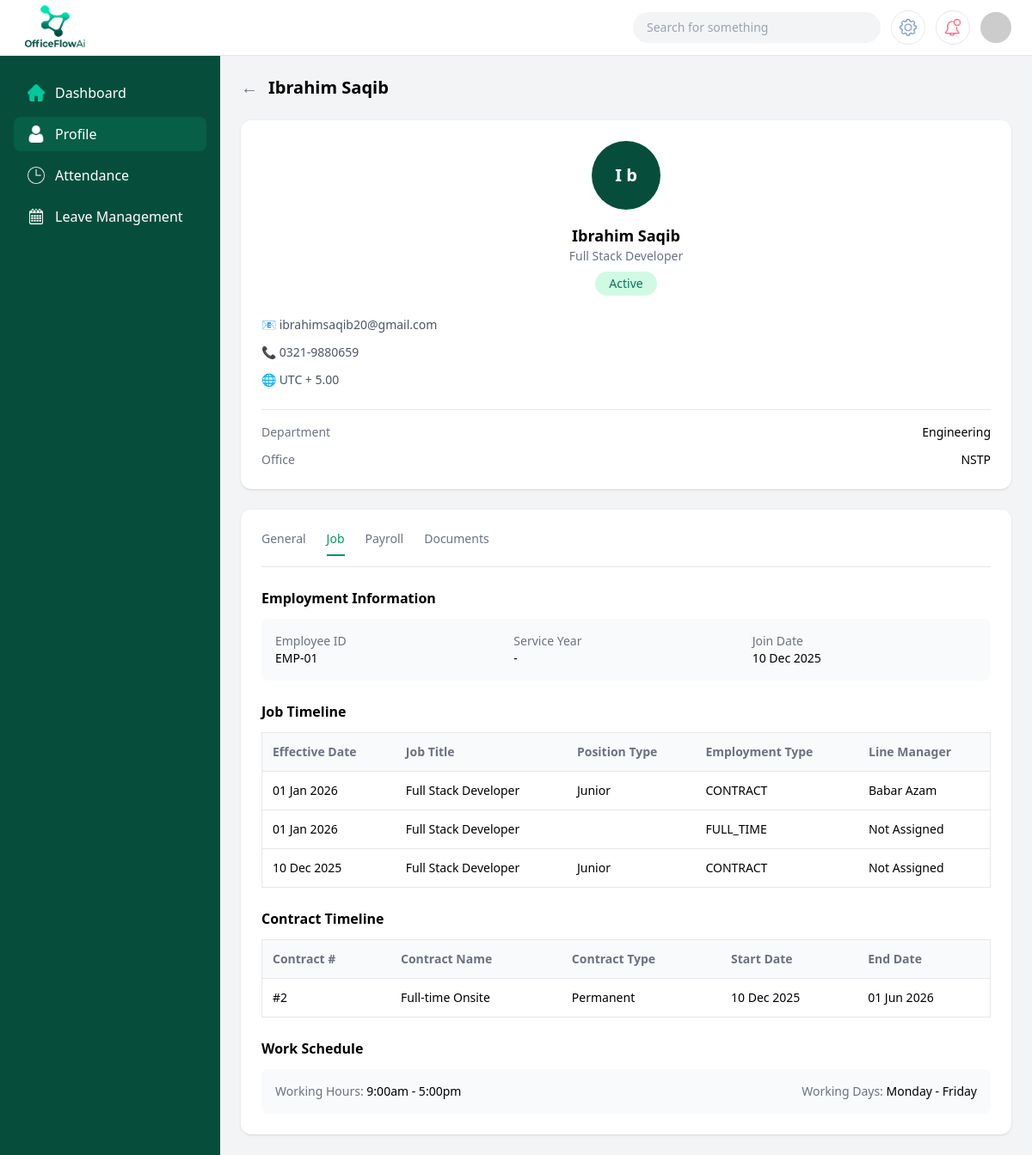
Page /employees/EMP-01/job/ (signed in) on the committed database.
### core/models.py (models this page shows)
class EmployeeProfile(models.Model):
    user = models.OneToOneField(User, on_delete=models.CASCADE)
    employee_id = models.CharField(max_length=20, unique=True)
    department = models.CharField(
        max_length=30,
        choices=[
            ('ENGINEERING', 'Engineering'),
            ('PROCUREMENT', 'Procurement'),
            ('FINANCE', 'Finance'),
            ('CONSTRUCTION', 'Construction'),
            ('HSE', 'HSE'),
        ]
    )
    job_title = models.CharField(max_length=100)
    office = models.CharField(max_length=100, blank=True)
    employment_type = models.CharField(
        max_length=20,
        choices=[
            ('FULL_TIME', 'Full Time'),
            ('PART_TIME', 'Part Time'),
            ('CONTRACT', 'Contract'),
        ]
    )
    status = models.CharField(
        max_length=20,
        choices=[
            ('ACTIVE', 'Active'),
            ('INACTIVE', 'Inactive'),
            ('TERMINATED', 'Terminated'),
        ],
        default='ACTIVE'
    )
    join_date = models.DateField()
    exit_date = models.DateField(null=True, blank=True)
    created_at = models.DateTimeField(auto_now_add=True)

class EmployeePersonalInfo(models.Model):
    employee = models.OneToOneField(EmployeeProfile, on_delete=models.CASCADE)
    full_name = models.CharField(max_length=150)
    gender = models.CharField(
        max_length=10,
        choices=[('MALE','Male'), ('FEMALE','Female'), ('OTHER','Other')]
    )
    date_of_birth = models.DateField()
    marital_status = models.CharField(max_length=20)
    email = models.EmailField()
    phone_number = models.CharField(max_length=20)
    personal_id = models.CharField(max_length=50)  # CNIC / Passport
    emergency_contact = models.CharField(max_length=20)
    timezone = models.CharField(max_length=50, default='UTC+5')

class JobHistory(models.Model):
    employee = models.ForeignKey(EmployeeProfile, on_delete=models.CASCADE)
    effective_date = models.DateField()
    job_title = models.CharField(max_length=100)
    position_type = models.CharField(max_length=50)
    employment_type = models.CharField(max_length=20)
    line_manager = models.CharField(max_length=50, default="Not Assigned")
    created_at = models.DateTimeField(auto_now_add=True)

class EmploymentContract(models.Model):
    employee = models.ForeignKey(EmployeeProfile, on_delete=models.CASCADE)
    contract_number = models.CharField(max_length=50)
    contract_name = models.CharField(max_length=100)
    contract_type = models.CharField(max_length=50)
    start_date = models.DateField()
    end_date = models.DateField(null=True, blank=True)
    is_active = models.BooleanField(default=True)

class WorkSchedule(models.Model):
    employee = models.OneToOneField(EmployeeProfile, on_delete=models.CASCADE)
    working_hours = models.CharField(max_length=50)   # "9:00am – 5:00pm"
    working_days = models.CharField(max_length=100)   # "Mon – Fri"

### core/views.py (the view)
def employee_job_view(request, employee_id):
    if not can_access_employee(request.user, employee_id):
        messages.error(request, "You don't have permission to access this page.")
        return redirect("login")
    employee = _get_employee_or_404(employee_id)
    job_history = JobHistory.objects.filter(employee=employee).order_by("-effective_date")
    contracts = EmploymentContract.objects.filter(employee=employee).order_by("-start_date")
    schedule = getattr(employee, "workschedule", None)
    from datetime import date
    today = date.today()
    service_years = None
    if employee.join_date:
        service_years = (today - employee.join_date).days // 365
    context = {
        "employee": employee,
        "job_history": job_history,
        "contracts": contracts,
        "schedule": schedule,
        "service_years": service_years,
    }
    return render(request, "employeePages/employee2.html", context)

### core/views.py (called while the page is built)
def can_access_employee(user, employee_id):
    if not user.is_authenticated:
        return False
    if user.is_superuser or user.groups.filter(name='HR').exists():
        return True
    try:
        profile = EmployeeProfile.objects.get(user=user)
        return profile.employee_id == employee_id
    except EmployeeProfile.DoesNotExist:
        return False

def _get_employee_or_404(employee_id: str) -> EmployeeProfile:
    return get_object_or_404(EmployeeProfile, employee_id=employee_id)

### core/templates/employeePages/employee2.html (shortened to what this page needs)
{% load static %}
<!DOCTYPE html>
<html lang="en">
  <head>
    <script src="https://cdn.tailwindcss.com"></script>
  </head>
  <body class="bg-gray-100">
    <header class="fixed top-0 left-0 right-0 z-50 bg-white border-b">
      <div class="flex items-center justify-between px-6 h-16">
        <img
          src="{% static 'assets/img/brand/OfficeFlowAi.png' %}"
          class="h-20 w-20"
          alt="OfficeFlowAi Logo"
        />
        <div class="flex items-center gap-3">
          <div
            class="hidden md:flex items-center bg-gray-100 rounded-full px-4 py-2 w-72"
          >
            <input
              type="text"
              placeholder="Search for something"
              class="bg-transparent outline-none text-sm w-full"
            />
          </div>
          <button
            class="w-10 h-10 flex items-center justify-center border rounded-full"
          >
            <img
              src="{% static 'assets/img/icons/common/settings 1.png' %}"
              class="w-5"
              alt="Settings"
            />
          </button>
          <button
            class="w-10 h-10 flex items-center justify-center border rounded-full"
          >
            <img
              src="{% static 'assets/img/icons/common/002-notification-1.png' %}"
              class="w-5"
              alt="Notifications"
            />
          </button>
          <img
            src="https://i.pravatar.cc/40"
            class="w-9 h-9 rounded-full"
            alt="User Avatar"
          />
        </div>
      </div>
    </header>
    <div class="flex pt-16">
      <aside
        class="hidden lg:block w-64 bg-emerald-900 min-h-screen fixed text-white"
      >
        <nav class="px-4 py-6 space-y-2">
          <a
            href="{% url 'employee_dashboard' employee.employee_id %}"
            class="flex items-center gap-3 px-4 py-2 rounded-lg hover:bg-emerald-800"
          >
            <img
              src="{% static 'assets/img/icons/common/home 2.png' %}"
              class="w-5"
              alt="Dashboard"
            />
            Dashboard
          </a>
          <a
            href="{% url 'employee_general' employee.employee_id %}"
            class="flex items-center gap-3 px-4 py-2 rounded-lg bg-emerald-800"
          >
            <img
              src="{% static 'assets/img/icons/common/user 3 1.png' %}"
              class="w-5"
              alt="Employees"
            />
            Profile
          </a>
          <a
            href="{% url 'employee_attendance' employee.employee_id %}"
            class="flex items-center gap-3 px-4 py-2 rounded-lg hover:bg-emerald-800"
          >
            <img
              src="{% static 'assets/img/icons/common/clock.png' %}"
              class="w-5 filter invert"
              alt="Attendance"
            />
            Attendance
          </a>
          <a
            class="flex items-center gap-3 px-4 py-2 rounded-lg hover:bg-emerald-800"
          >
            <img
              src="{% static 'assets/img/icons/common/calendar.png' %}"
              class="w-5"
              alt="Leave Management"
            />
            Leave Management
          </a>
        </nav>
      </aside>
      <main class="flex-1 lg:ml-64 p-6">
        <div class="flex items-center gap-3 mb-6">
          <button class="text-gray-500 text-xl" onclick="history.back()">
            &#8592;
          </button>
          <h1 class="text-xl font-semibold">
            {{ employee.employeepersonalinfo.full_name }}
          </h1>
        </div>
        <div class="grid grid-cols-1 xl:grid-cols-3 gap-6">
          <div class="bg-white rounded-xl shadow p-6 self-start">
            <div class="flex flex-col items-center text-center">
              <div
                class="w-20 h-20 rounded-full flex items-center justify-center text-xl font-semibold text-white mb-4"
                style="background-color: #064e3b"
              >
                {{ employee.employeepersonalinfo.full_name|slice:":1" }}
                {{employee.employeepersonalinfo.full_name|slice:"1:2" }}
              </div>
              <h2 class="font-semibold text-lg">
                {{ employee.employeepersonalinfo.full_name }}
              </h2>
              <p class="text-sm text-gray-500">{{ employee.job_title }}</p>
              <span
                class="mt-2 px-4 py-1 text-sm bg-emerald-100 text-emerald-700 rounded-full"
              >
                {{ employee.get_status_display }}
              </span>
            </div>
            <div class="mt-6 space-y-3 text-sm text-gray-600">
              <div>📧 {{ employee.employeepersonalinfo.email }}</div>
              <div>📞 {{ employee.employeepersonalinfo.phone_number }}</div>
              <div>🌐 {{ employee.employeepersonalinfo.timezone }}</div>
            </div>
            <div class="border-t mt-6 pt-4 space-y-3 text-sm">
              <div class="flex justify-between">
                <span class="text-gray-500">Department</span>
                <span class="font-medium"
                  >{{employee.get_department_display|default:employee.department}}
                </span>
              </div>
              <div class="flex justify-between">
                <span class="text-gray-500">Office</span>
                <span class="font-medium">{{ employee.office }}</span>
              </div>
            </div>
          </div>
          <div class="xl:col-span-2 bg-white rounded-xl shadow p-6 space-y-6">
            <div class="border-b pb-3 flex gap-6 text-sm font-medium">
              <a
                href="{% url 'employee_general' employee.employee_id %}"
                class="text-gray-500"
                >General</a
              >
              <span class="text-emerald-600 border-b-2 border-emerald-600 pb-2"
                >Job</span
              >
              <a
                href="{% url 'employee_payroll' employee.employee_id %}"
                class="text-gray-500"
                >Payroll</a
              >
              <a
                href="{% url 'employee_documents' employee.employee_id %}"
                class="text-gray-500"
                >Documents</a
              >
            </div>
            <div>
              <div class="flex justify-between mb-3">
                <h3 class="font-semibold">Employment Information</h3>
              </div>
              <div
                class="grid grid-cols-1 md:grid-cols-3 gap-4 bg-gray-50 p-4 rounded-lg text-sm"
              >
                <div>
                  <p class="text-gray-500">Employee ID</p>
                  <p class="font-medium">{{ employee.employee_id }}</p>
                </div>
                <div>
                  <p class="text-gray-500">Service Year</p>
                  <p class="font-medium">
                    {% if service_years %} {{ service_years }} Year{{
                    service_years|pluralize }} {% else %} - {% endif %}
                  </p>
                </div>
                <div>
                  <p class="text-gray-500">Join Date</p>
                  <p class="font-medium">
                    {{ employee.join_date|date:'d M Y' }}
                  </p>
                </div>
              </div>
            </div>
            <div>
              <div class="flex justify-between mb-3">
                <h3 class="font-semibold">Job Timeline</h3>
              </div>
              <div class="overflow-x-auto">
                <table class="w-full text-sm border rounded-lg">
                  <thead class="bg-gray-50 text-gray-500">
                    <tr>
                      <th class="p-3 text-left">Effective Date</th>
                      <th class="p-3 text-left">Job Title</th>
                      <th class="p-3 text-left">Position Type</th>
                      <th class="p-3 text-left">Employment Type</th>
                      <th class="p-3 text-left">Line Manager</th>
                    </tr>
                  </thead>
                  <tbody>
                    {% for j in job_history %}
                    <tr class="border-t">
                      <td class="p-3">{{ j.effective_date|date:'d M Y' }}</td>
                      <td class="p-3">{{ j.job_title }}</td>
                      <td class="p-3">{{ j.position_type }}</td>
                      <td class="p-3">{{ j.employment_type }}</td>
                      <td class="p-3">{{j.line_manager}}</td>
                    </tr>
                    {% empty %}
                    <tr class="border-t">
                      <td class="p-3" colspan="5">No job history yet.</td>
                    </tr>
                    {% endfor %}
                  </tbody>
                </table>
              </div>
            </div>
            <div>
              <div class="flex justify-between mb-3">
                <h3 class="font-semibold">Contract Timeline</h3>
              </div>
              <div class="overflow-x-auto">
                <table class="w-full text-sm border rounded-lg">
                  <thead class="bg-gray-50 text-gray-500">
                    <tr>
                      <th class="p-3 text-left">Contract #</th>
                      <th class="p-3 text-left">Contract Name</th>
                      <th class="p-3 text-left">Contract Type</th>
                      <th class="p-3 text-left">Start Date</th>
                      <th class="p-3 text-left">End Date</th>
                    </tr>
                  </thead>
                  <tbody>
                    {% for c in contracts %}
                    <tr class="border-t">
                      <td class="p-3">{{ c.contract_number }}</td>
                      <td class="p-3">{{ c.contract_name }}</td>
                      <td class="p-3">{{ c.contract_type }}</td>
                      <td class="p-3">{{ c.start_date|date:'d M Y' }}</td>
                      <td class="p-3">
                        {{ c.end_date|date:'d M Y'|default:'-' }}
                      </td>
                    </tr>
                    {% empty %}
                    <tr class="border-t">
                      <td class="p-3" colspan="5">No contracts yet.</td>
                    </tr>
                    {% endfor %}
                  </tbody>
                </table>
              </div>
            </div>
            <div>
              <div class="flex justify-between mb-3">
                <h3 class="font-semibold">Work Schedule</h3>
              </div>
              <div
                class="bg-gray-50 p-4 rounded-lg text-sm flex flex-col md:flex-row md:justify-between"
              >
                <p>
                  <span class="text-gray-500">Working Hours:</span>
                  {{schedule.working_hours }}
                </p>
                <p>
                  <span class="text-gray-500">Working Days:</span>
                  {{schedule.working_days }}
                </p>
              </div>
            </div>
          </div>
        </div>
      </main>
    </div>
  </body>
</html>

### rows in the picture
EmployeeProfile: employeepersonalinfo.full_name "Ibrahim Saqib", employeepersonalinfo.full_name "I", employeepersonalinfo.full_name "b", job_title "Full Stack Developer", status "Active", employeepersonalinfo.email "ibrahimsaqib20@gmail.com", employeepersonalinfo.phone_number "0321-9880659", employeepersonalinfo.timezone "UTC + 5.00", department "Engineering", office "NSTP", employee_id "EMP-01", join_date "10 Dec 2025"
JobHistory: effective_date "01 Jan 2026", job_title "Full Stack Developer", position_type "Junior", employment_type "CONTRACT", line_manager "Babar Azam"
JobHistory: effective_date "01 Jan 2026", job_title "Full Stack Developer", employment_type "FULL_TIME", line_manager "Not Assigned"
JobHistory: effective_date "10 Dec 2025", job_title "Full Stack Developer", position_type "Junior", employment_type "CONTRACT", line_manager "Not Assigned"
EmploymentContract: contract_number "#2", contract_name "Full-time Onsite", contract_type "Permanent", start_date "10 Dec 2025", end_date "01 Jun 2026"
WorkSchedule: working_hours "9:00am - 5:00pm", working_days "Monday - Friday"
